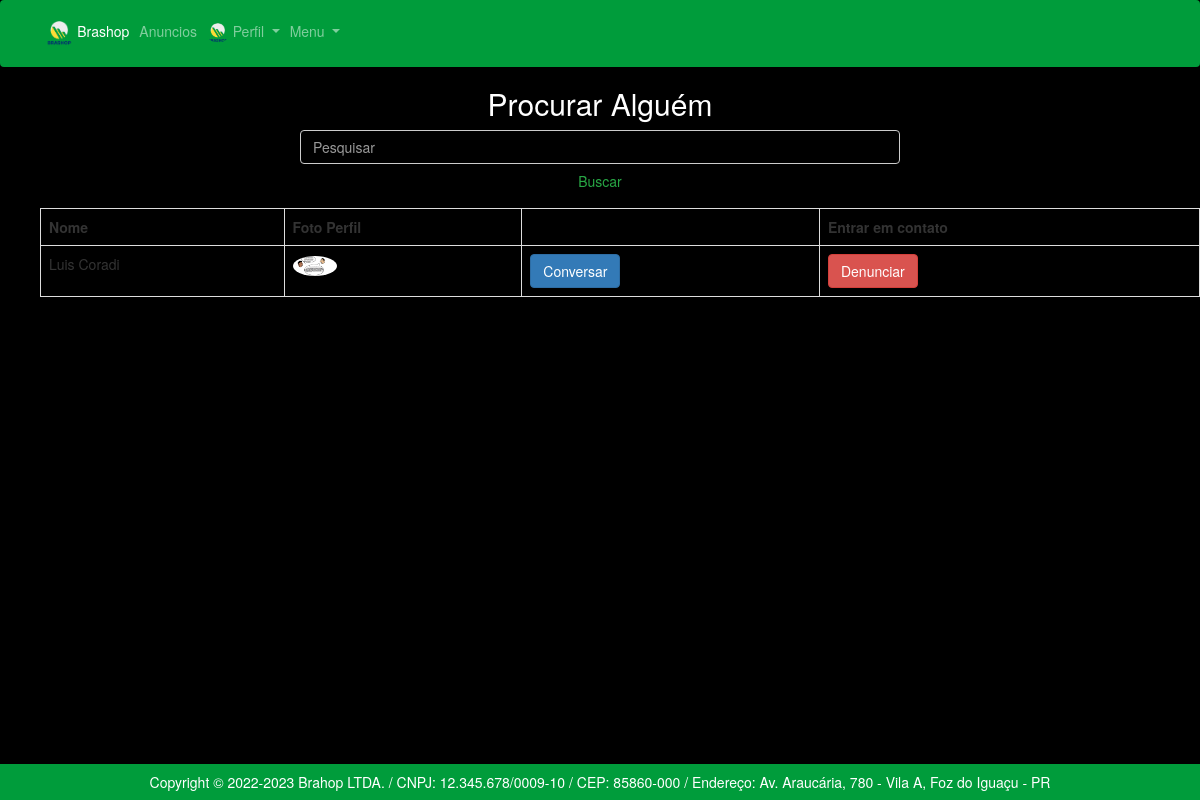
Page /app/controllers/UsuarioController.php?action=findUsuarioByClick&id=72 (signed in) on the earlier database version.
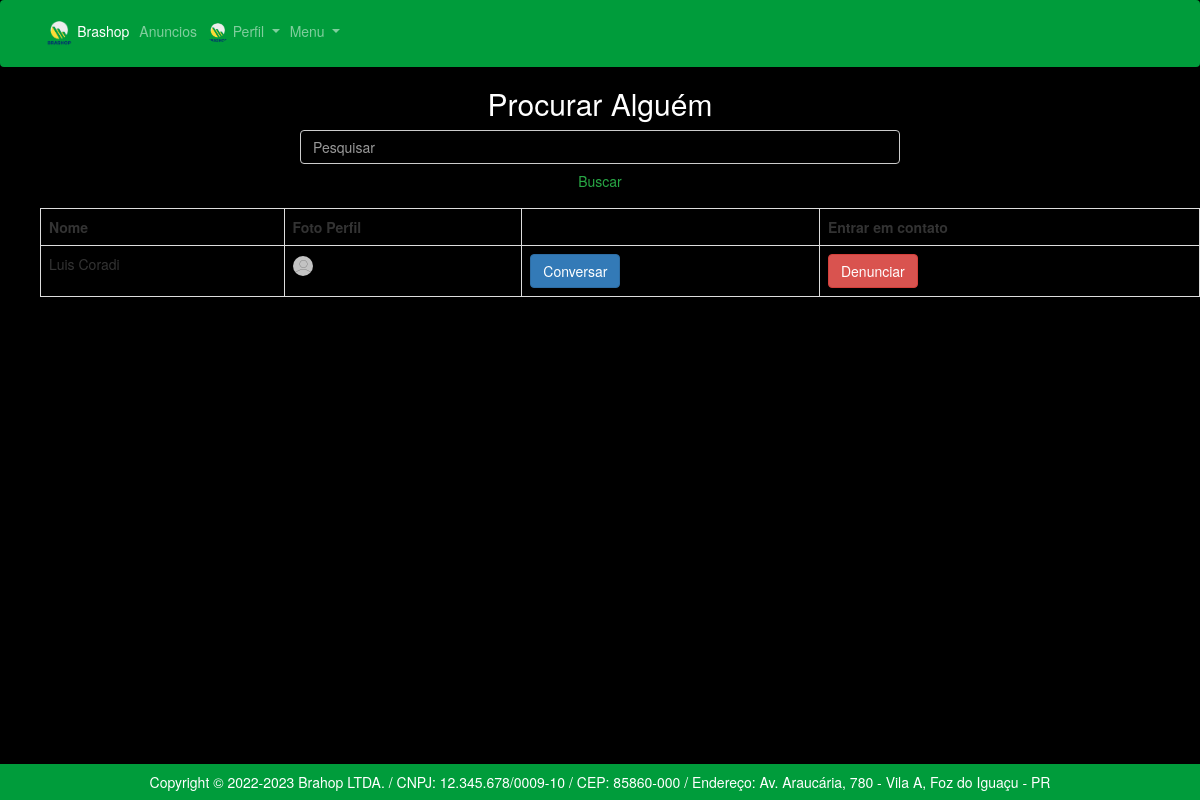
Same page on the later database version.
### tables this page shows
CREATE TABLE `usuarios` (
  `id` int(11) NOT NULL,
  `nome` varchar(45) NOT NULL,
  `email` varchar(255) NOT NULL,
  `senha` varchar(255) NOT NULL,
  `data_nasc` date NOT NULL,
  `CPF` int(11) NOT NULL,
  `foto_perfil` varchar(255) NOT NULL,
  `isadm` bit(1) NOT NULL,
  `ban` bit(1) NOT NULL
);

### app/repository/UsuarioRepository.php (called while the page is built, shortened)
<?php
    require_once __DIR__ . "/../connection/Connection.php";
    require_once __DIR__ . "/../models/UsuarioModel.php";
    class UsuarioRepository {
        public PDO $conn;
        function __construct()
        {
            $this->conn = Connection::getConnection();
        }
        public function findUsuarioById(int $id) {
            $query = "SELECT * FROM usuarios WHERE id = ?";
            $prepare = $this->conn->prepare($query);
            $prepare->bindParam(1, $id, PDO::PARAM_INT);
            if($prepare->execute()){
                $usuario  = $prepare->fetchObject("UsuarioModel");
            } else {
                $usuario = null;
            }
            return $usuario;
        }
    }

### app/connection/Connection.php (called while the page is built)
<?php
class Connection {
    private static $host = "localhost";
    private static $dbname = "marketplace";
    private static $user = "root";
    private static $password = "";
    private static ?PDO $conn = null;
    public static function getConnection(): PDO {
        if(self::$conn == null) {
            try {
                self::$conn = new PDO("mysql:host=" . self::$host . ";dbname=" . self::$dbname,
                self::$user,
                self::$password);
                self::$conn->setAttribute(PDO::ATTR_ERRMODE, PDO::ERRMODE_EXCEPTION);
            } catch(Exception $e) {
                print("Erro ao conectar com o banco de dados");
            }
        }
        return self::$conn;
    }
}

### app/models/UsuarioModel.php (called while the page is built, shortened)
<?php
class UsuarioModel{
	private $id;
	private $nome;
	private $foto_perfil;
	public function getId(): int{
		return $this->id;
	}
	public function getNome(): string{
		return $this->nome;
	}
	public function getFoto_perfil(): string{
		return $this->foto_perfil;
	}
}

### app/views/usuarios/UsuarioClicked.php (the view, shortened to what this page needs)
<!DOCTYPE html>
<html lang="pt-br">
  <head>
    <link rel="stylesheet" type="text/css" href="../views/helpers/css/bootstrap.min.css">
</head>
<body>
<?php
	if(isset($_SESSION["usuario"])){
    if($_SESSION["usuario"]['is_adm'] == 1){
      include_once __DIR__ . "/../helpers/menuAdm.php";
     }else{
     include_once __DIR__ . "/../helpers/menuLogin.php";
   }
 }
 else{
   include_once __DIR__ . "/../helpers/menuHome.php";
 }
    ?>
    <form action="./UsuarioController.php?action=findUsuarioByName" method="POST">
     <h2 style= "color:white; text-align: center;">Procurar Alguém</h2>
     <div>
      <input style="width:50%; margin-left: 25%; background-color:black;" class="form-control mr-sm-2" type="search" placeholder="Pesquisar" name="nome"  aria-label="Pesquisar" required>
      <button style=" width:50%; margin-left: 25%;" class="btn btn-outline-success my-2 my-sm-0" type="submit">Buscar</button>
    </div>
    </form>
      <ul>
      <td><table class = 'table table-hover-table-striped table-bordered'></td>
          <tr>
          <th>Nome</th>
          <th>Foto Perfil<th>
          <th>Entrar em contato</th>
          </tr>
    <tr>
    <td><?= $data['usuario']->getNome(); ?></td>
    <td><img  style="height: 20px; border-radius : 100%;" src="../../imagens/<?= $data['usuario']->getFoto_Perfil(); ?>"></td>
    <td><a class="btn btn-primary" href="./ChatController.php?action=loadFormNew&id=<?= $data['usuario']->getId();?>">Conversar</a></td>
    <td><a class="btn btn-danger" href="./DenunciaController.php?action=loadFormNew2&id=<?= $data['usuario']->getId(); ?>">Denunciar</a></td>
</ul>
</body>
</html>

Differences in the rows shown:
changed usuarios "Luis Coradi": foto_perfil: a different picture
